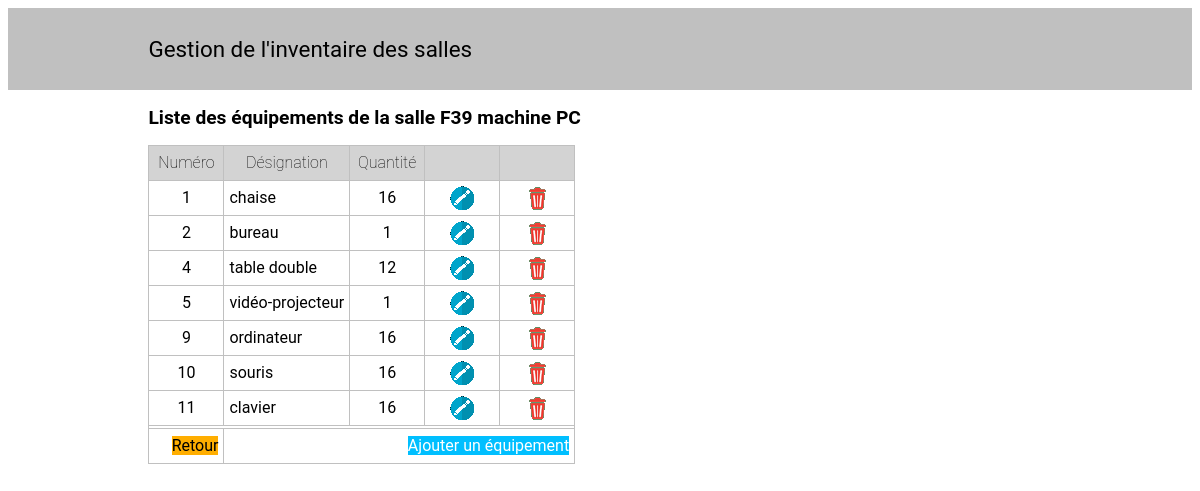
Page /controleur/salleEquipt.php?num=F39 on the committed database.
### tables this page shows
CREATE TABLE `SALLE` (
  `num_salle` varchar(5) NOT NULL,
  `lib_salle` varchar(30) DEFAULT NULL,
  `etage` varchar(5) NOT NULL,
  PRIMARY KEY (`num_salle`)
);

CREATE TABLE `TYPE_EQUIPT` (
  `id_equipt` int(11) NOT NULL AUTO_INCREMENT,
  `lib_equipt` varchar(30) NOT NULL,
  `commentaire` varchar(200) DEFAULT NULL,
  PRIMARY KEY (`id_equipt`)
);

CREATE TABLE `CONTIENT` (
  `num_salle` varchar(5) NOT NULL,
  `id_equipt` int(11) NOT NULL,
  `qte` int(11) NOT NULL,
  PRIMARY KEY (`num_salle`,`id_equipt`)
);

### modele/connexion.php (called while the page is built, shortened)
<?php
class Connexion {
	private $db;
	function __construct() {
		$db_config['SGBD']		= 'mysql';
		$db_config['HOST']		= 'localhost';
		$db_config['DB_NAME']	= 'ernoult4u_inventaire';
		$db_config['USER']		= 'ernoult4u_appli';
		$db_config['PASSWORD']	= '32210169';
		try
		{
			$this->db = new PDO($db_config['SGBD'] .':host='. $db_config['HOST'] .';dbname='. $db_config['DB_NAME'],
								$db_config['USER'],	$db_config['PASSWORD'],
								array(PDO::MYSQL_ATTR_INIT_COMMAND => 'SET NAMES utf8'));
		}
		catch( Exception $exception )
		{
			die($exception->getMessage()) ;
		}
	}
	function execSQL(string $req, array $valeurs=[]) : array {
		try
		{
			$sql=$this->db->prepare($req);
			$sql->execute($valeurs);
			return $sql->fetchAll(PDO::FETCH_ASSOC);
		}
		catch( Exception $exception )
		{
			die($exception->getMessage()) ;
			$sql=[];
		}
		return $sql;
	}
}
?>

### modele/salleDAO.class.php (called while the page is built, shortened)
<?php
	require_once("connexion.php");
    require_once("salle.class.php");
    class SalleDAO
	{
        private $bd;
        private $select;
		function __construct()
		{
		    $this->bd=new Connexion();
            $this->select = 'SELECT num_salle, lib_salle, etage FROM SALLE ';
		}
		private function loadQuery (array $result) : array	{
			$salles = [];
			foreach($result as $row)
			{
				$salle = new Salle();
				$salle->setNum($row['num_salle']);
				$salle->setLibelle($row['lib_salle']);
				$salle->setEtage($row['etage']);
				$salles[] = $salle;
			}
			return $salles;
		}
		function getByNum (string $num) : Salle	{
			$uneSalle = new Salle();
			$lesSalles = $this->loadQuery($this->bd->execSQL($this->select ." WHERE num_salle=:num", [':num'=>$num]) );
			if (count($lesSalles)>0) { $uneSalle = $lesSalles[0]; }
			return $uneSalle;
		}
    }
?>

### modele/equiptBySalleDAO.class.php (called while the page is built, shortened)
<?php
	require_once("connexion.php");
    require_once("equiptBySalle.class.php");
	require_once("equipementDAO.class.php");
    class EquiptBySalleDAO
	{
        private $bd;
        private $select;
		function __construct()
		{
		    $this->bd=new Connexion();
            $this->select = 'SELECT num_salle, id_equipt, qte
							   FROM CONTIENT';
		}
		private function loadQuery (array $result) : array	{
			$equipementDAO = new EquipementDAO();
			$lesEquiptBySalle = [];
			foreach($result as $row)
			{
				$equipement = $equipementDAO->getById($row['id_equipt']);
				$lesEquiptBySalle[]= new EquiptBySalle($row['num_salle'], $equipement, $row['qte']);
			}
			return $lesEquiptBySalle;
		}
		function getByNumSalle (string $numSalle) : array	{
			return	($this->loadQuery($this->bd->execSQL($this->select ." WHERE num_salle=:numSalle", [':numSalle'=>$numSalle]) ));
		}
    }
?>

### modele/equipementDAO.class.php (called while the page is built, shortened)
<?php
	require_once("connexion.php");
    require_once("equipement.class.php");
    class EquipementDAO
	{
        private $bd;
        private $select;
		function __construct()
		{
		    $this->bd=new Connexion();
            $this->select = 'SELECT id_equipt, lib_equipt, commentaire FROM TYPe_EQUIPT ';
		}
		private function loadQuery (array $result) : array	{
			$Equipements = [];
			foreach($result as $row)
			{
				$Equipement = new Equipement();
				$Equipement->setId($row['id_equipt']);
				$Equipement->setLibelle($row['lib_equipt']);
				$Equipement->setCommentaire($row['commentaire']);
				$Equipements[] = $Equipement;
			}
			return $Equipements;
		}
		function getById (string $id) : Equipement	{
			$unEquipement = new Equipement();
      		$lesEquipements = $this->loadQuery($this->bd->execSQL($this->select ." WHERE id_equipt=:id", [':id'=>$id]) );
      		if (count($lesEquipements) > 0) { $unEquipement = $lesEquipements[0];	}
    		return $unEquipement;
		}
    }
?>

### modele/equiptBySalle.class.php (called while the page is built, shortened)
<?php
	require_once("../modele/equipement.class.php");
	class EquiptBySalle
	{
		private $equipement;
		private $qte;
		function __construct(string $numSalle='', Equipement $equipement=null, int $qte=0) {
			$this->equipement	= $equipement;
			$this->qte 	   		= $qte;
		}
		function getEquipement  () : Equipement			{ return $this->equipement;		    }
		function getQte		    () : int			    { return $this->qte; 		        }
	}
?>

### modele/equipement.class.php (called while the page is built, shortened)
<?php
    class Equipement
	{
		private $id;
		private $libelle;
		function __construct(string $id='', string $libelle='', string $commentaire='') {
			$this->id	    	=$id;
			$this->libelle		=$libelle;
		}
		function getId	    	() : string			    { return $this->id;		        	}
		function setId	    	(string $id)			{ $this->id=$id;	        		}
		function getLibelle 	() : string			    { return $this->libelle; 			}
		function setLibelle 	(string $libelle)		{ $this->libelle=$libelle; 			}
	}
?>

### modele/salle.class.php (called while the page is built, shortened)
<?php
    class Salle
	{
		private $libelle;
		function __construct(string $num='', string $libelle='', string $etage='') {
			$this->libelle	= $libelle;
		}
		function getLibelle	() : string			{ return $this->libelle; 	}
		function setLibelle	(string $libelle)	{ $this->libelle=$libelle; 	}
	}
?>

### controleur/salleEquipt.php (the view, shortened to what this page needs)
<?php
$num = (isset($_GET['num'])?$_GET['num']:null);
require_once('../modele/salleDAO.class.php');
$salleDAO = new SalleDAO();
$uneSalle = $salleDAO->getByNum($num);
$titre  = $num .' ' .$uneSalle->getLibelle();
require_once('../modele/equiptBySalleDAO.class.php');
$equiptBySalleDAO = new EquiptBySalleDAO();
$lesEquiptsBySalle = $equiptBySalleDAO->getByNumSalle($num);
$lignes	= [];
foreach($lesEquiptsBySalle as $unEquiptBySalle)
{
    $unEquipt = $unEquiptBySalle->getEquipement();
    $ch = '';
    $ch .= '<td>' .$unEquipt->getId() .'</td>';
    $ch .= '<td>' .$unEquipt->getLibelle() .'</td>';
	$ch .= '<td>' .$unEquiptBySalle->getQte() .'</td>';
	$ch .='<td><a href="editSalleEquipt.php?op=m&num=' .urlencode($num) .'&id=' .urlencode($unEquipt->getId()) .'" ><img src="../vue/style/modification.png"></a></td>';
    $ch .= '<td><a href="editSalleEquipt.php?op=s&num=' .urlencode($num) .'&id=' .urlencode($unEquipt->getId()) .'" ><img src="../vue/style/corbeille.png"></a></td>';
	$lignes[] = "<tr>$ch</tr>";
}
require_once('../vue/salleEquipt.view.php');

### vue/salleEquipt.view.php (shortened to what this page needs)
<html>
<head>
<link rel="stylesheet" href="../vue/style/style.css">
</head>
<body>
<?php require_once('../vue/header.php'); ?>
<section>
    <label></label>
    <h1>Liste des équipements de la salle <?=$titre ?></h1>
</section>
<section>
    <label></label>
    <table border="1" class="table_salle_equipt" >
    <tr>
        <th>Numéro</th><th>Désignation</th><th>Quantité</th><th></th><th></th>
    </tr>
    <?php
    foreach($lignes as $ligne) {
        echo $ligne;
    }
    ?>
    <tr><td colspan="5"></td></tr>
    <tr>
        <td style="text-align:right" ><a href="salles.php?" class='retour' >Retour</a></td>
        <td colspan="4" style="text-align:right" ><a href="editSalleEquipt.php?op=a&num=<?=urlencode($num) ?>" class="ajout" >Ajouter un équipement</a></td>
    </tr>
    </table>
</section>
</body>
</html>

### vue/style/style.css (style rules this page uses)
body { font-family : Roboto,Arial, sans-serif; width:auto; }
h1 { font-size : 1.2em; }
section { min-height : 3em; text-align : left; display : grid; grid-template-columns : 1fr 8fr; grid-gap : 10px; }
label { text-align : right; }
input[type="submit"], .ajout { min-height: 2em; min-width : 8em; background-color: rgba(0, 191, 255); font-size:medium; cursor : pointer; color : white; }
input[name="Annuler"], .retour { background-color: rgba(255, 174, 0); color : black; }
a { text-decoration: none; cursor : pointer; }
table { margin : auto; margin-left : 0px; }
table, td, th { border : 1px solid silver; border-collapse : collapse; line-height : 2em; }
td, th { padding-left : 5px; padding-right : 5px; }
th { background-color: lightgrey; font-weight: lighter; }
td { min-width : 4em; text-align : center; }
.table_salle_equipt td:nth-child(2) { text-align : left; }

### rows in the picture
salle: titre "F39 machine PC"
type_equipt: id_equipt "1", lib_equipt "chaise"
contient: qte "16"
type_equipt: id_equipt "2", lib_equipt "bureau"
contient: qte "1"
type_equipt: id_equipt "4", lib_equipt "table double"
contient: qte "12"
type_equipt: id_equipt "5", lib_equipt "vidéo-projecteur"
contient: qte "1"
type_equipt: id_equipt "9", lib_equipt "ordinateur"
contient: qte "16"
type_equipt: id_equipt "10", lib_equipt "souris"
contient: qte "16"
type_equipt: id_equipt "11", lib_equipt "clavier"
contient: qte "16"
